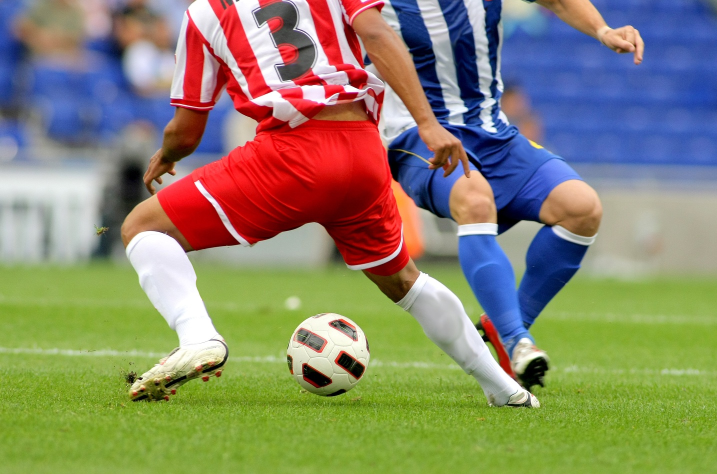
#> input picture Computer Vision and Deep Learning/image/soccer.jpg, 1434 x 948 px (shown at 1/2 size)
$ jupyter execute --allow-errors '04장.ipynb'
#> lines starting #> are read from the running program, lines starting #| are printed output that depends on the picture; after the words box and inside, x2 and y2 are one past the last pixel; in counts of white or black regions, pixels touching at a corner belong together; long printed decimals are rounded
[cell 1]
import cv2 as cv

img = cv.imread('../image/soccer.jpg')
#> img is the input picture: shape (948, 1434, 3); mean B, G, R 107.2, 133.3, 136.9
gray = cv.cvtColor(img, cv.COLOR_BGR2GRAY)

grad_x = cv.Sobel(gray, cv.CV_32F, 1, 0, ksize=3)
grad_y = cv.Sobel(gray, cv.CV_32F, 0, 1, ksize=3)

sobel_x = cv.convertScaleAbs(grad_x)
sobel_y = cv.convertScaleAbs(grad_y)

edge_strength = cv.addWeighted(sobel_x, 0.5, sobel_y, 0.5, 0)

cv.imshow('Original', gray)
cv.imshow('sobelx', sobel_x)
cv.imshow('sobely', sobel_y)
cv.imshow('edge strength', edge_strength)

cv.waitKey()
cv.destroyAllWindows()

[cell 2]
import cv2 as cv

img = cv.imread('../image/soccer.jpg')

gray = cv.cvtColor(img, cv.COLOR_BGR2GRAY)

canny1 = cv.Canny(gray, 50, 150)
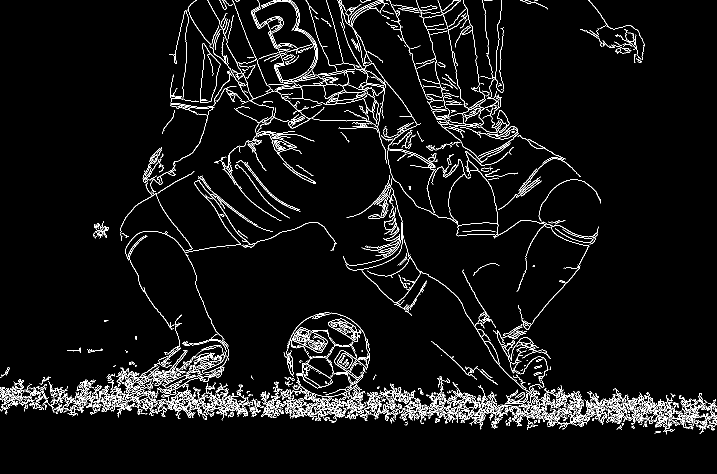
#> canny1: shape (948, 1434) (shown at 1/2 size); 4.9% white in thin lines or dots
canny2 = cv.Canny(gray, 100, 200)
#> canny2: shape (948, 1434); 2.7% white in thin lines or dots

cv.imshow('Original', gray)
cv.imshow('Canny1', canny1)
cv.imshow('Canny2', canny2)

cv.waitKey()
cv.destroyAllWindows()

[cell 3]
import cv2 as cv
import numpy as np

img = cv.imread('../image/soccer.jpg')
gray = cv.cvtColor(img, cv.COLOR_BGR2GRAY)
canny = cv.Canny(gray, 100, 200)

contour, hierarchy = cv.findContours(canny, cv.RETR_LIST, cv.CHAIN_APPROX_NONE)
#> contour = 1118 contours, 990 with area under 20; largest, box (x1, y1, x2, y2) and area: (400, 87, 441, 206) 2828, (400, 87, 441, 206) 2786, (586, 655, 656, 706) 1974, (668, 701, 731, 760) 1914, (913, 340, 1091, 549) 1842

lcontour = []
for i in range(len(contour)):
    if contour[i].shape[0] > 100:
        lcontour.append(contour[i])
#> after the loop, lcontour = 106 contours, 23 with area under 20; largest, box (x1, y1, x2, y2) and area: (400, 87, 441, 206) 2828, (400, 87, 441, 206) 2786, (586, 655, 656, 706) 1974, (668, 701, 731, 760) 1914, (913, 340, 1091, 549) 1842

cv.drawContours(img, lcontour, -1, (0, 255, 0), 3)
#> img: shape (948, 1434, 3); 6.65% of pixels changed, all inside (x1, y1, x2, y2) = (198, 0, 1291, 826)

cv.imshow('Original with contours', img)
cv.imshow('Canny', canny)

cv.waitKey()
cv.destroyAllWindows()

[cell 4]
import cv2 as cv

img = cv.imread('../image/apples.jpg')
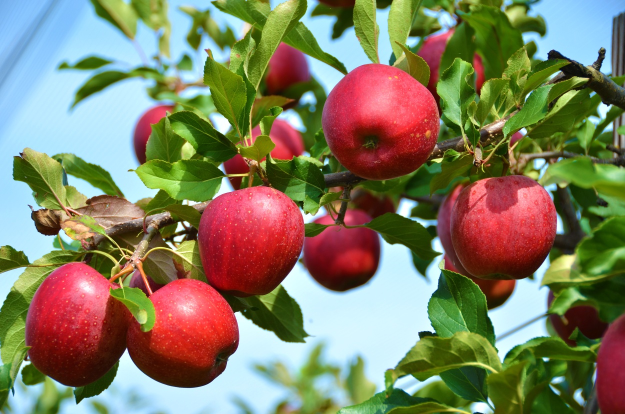
#> input picture Computer Vision and Deep Learning/image/apples.jpg, 1250 x 828 px (shown at 1/2 size)
#> img is the input picture: shape (828, 1250, 3); mean B, G, R 98.5, 125.8, 129.6
gray = cv.cvtColor(img, cv.COLOR_BGR2GRAY)
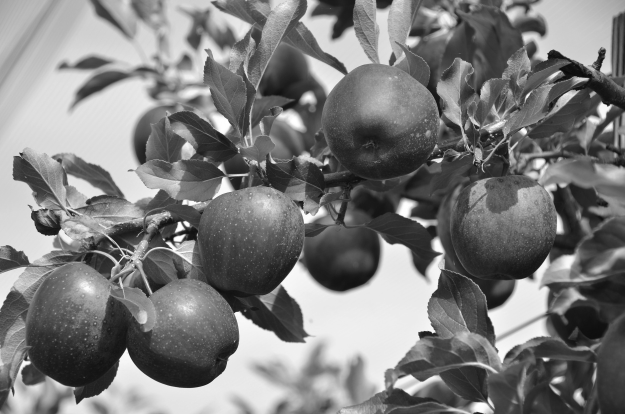
#> gray: shape (828, 1250) (shown at 1/2 size); min 8, max 255, mean 123.8

apples = cv.HoughCircles(gray, cv.HOUGH_GRADIENT, 1, 200, param1=150, param2=20, minRadius=50, maxRadius=120)
#> apples = 17 rows, first 8: [760.5, 245.5, 118.3], [1103.5, 224.5, 108.4], [482.5, 474.5, 119.4], [223.5, 471.5, 75.4], [368.5, 668.5, 107.3], [1005.5, 453.5, 106.2], [683.5, 506.5, 75.3], [560.5, 237.5, 105.1]

for i in apples[0]:
    cv.circle(img, (int(i[0]), int(i[1])), int(i[2]), (255, 0, 0), 2)
#> this loop made 17 passes
#> i on passes 1 to 12: [760.5, 245.5, 118.3], [1103.5, 224.5, 108.4], [482.5, 474.5, 119.4], [223.5, 471.5, 75.4], [368.5, 668.5, 107.3], [1005.5, 453.5, 106.2], [683.5, 506.5, 75.3], [560.5, 237.5, 105.1], [344.5, 282.5, 77.1], [139.5, 654.5, 115], [924.5, 111.5, 119.4], [20.5, 462.5, 118.3]
#> img: shape (828, 1250, 3); 2.67% of pixels changed, all inside (x1, y1, x2, y2) = (0, 0, 1231, 817)

cv.imshow('Apple detection', img)

cv.waitKey()
cv.destroyAllWindows()

[cell 5]
import skimage
import numpy as np
import cv2 as cv

img = skimage.data.coffee()
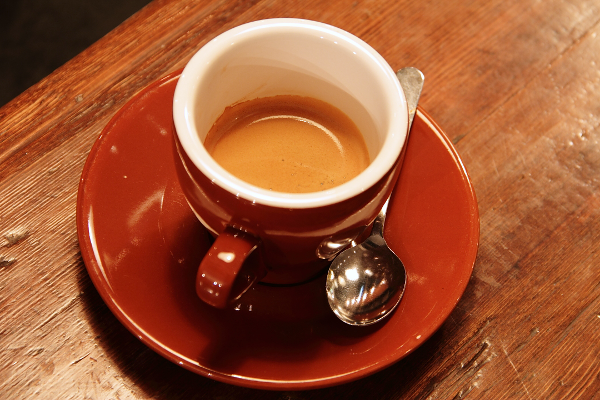
#> input picture skimage.data.coffee(), 600 x 400 px
#> img is the input picture: shape (400, 600, 3); mean R, G, B 158.6, 85.8, 51.5
cv.imshow('../image/Coffee image', cv.cvtColor(img, cv.COLOR_RGB2BGR))

slic1 = skimage.segmentation.slic(img, compactness=20, n_segments=600)
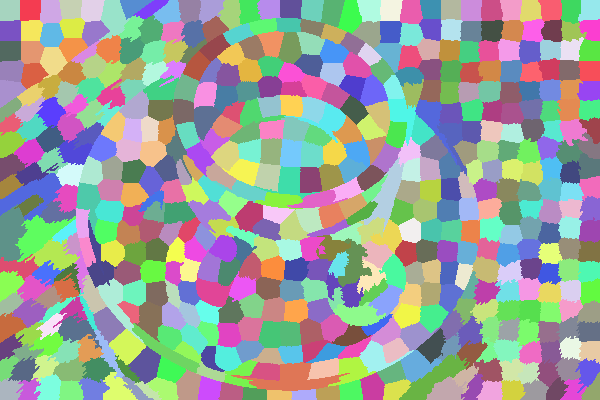
#> slic1: shape (400, 600) int64; 546 distinct labels, from 1 to 546; one colour per label, 0 black
sp_img1 = skimage.segmentation.mark_boundaries(img, slic1)
sp_img1 = np.uint8(sp_img1 * 255.0)

slic2 = skimage.segmentation.slic(img, compactness=40, n_segments=600)
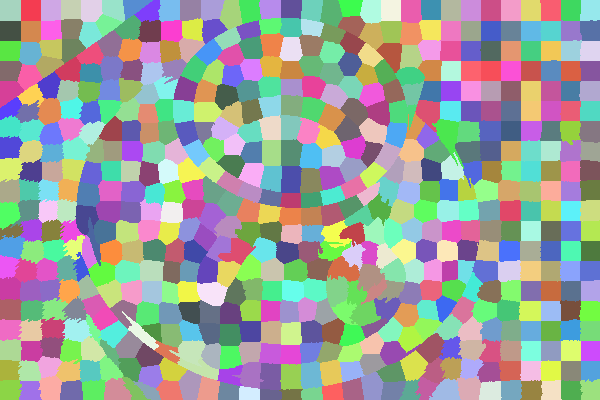
#> slic2: shape (400, 600) int64; 594 distinct labels, from 1 to 594; one colour per label, 0 black
sp_img2 = skimage.segmentation.mark_boundaries(img, slic2)
sp_img2 = np.uint8(sp_img2 * 255.0)

cv.imshow('Super pixels (compact 20)', cv.cvtColor(sp_img1, cv.COLOR_RGB2BGR))
cv.imshow('Super pixels (compact 40)', cv.cvtColor(sp_img2, cv.COLOR_RGB2BGR))

cv.waitKey()
cv.destroyAllWindows()

[cell 6]
import skimage
import numpy as np
import cv2 as cv
import time

coffee = skimage.data.coffee()

start = time.time()
slic = skimage.segmentation.slic(coffee, compactness=20, n_segments=600, start_label=1)
g = skimage.future.graph.rag_mean_color(coffee, slic, mode='similarity')
ncut = skimage.future.graph.cut_normalized(slic, g)
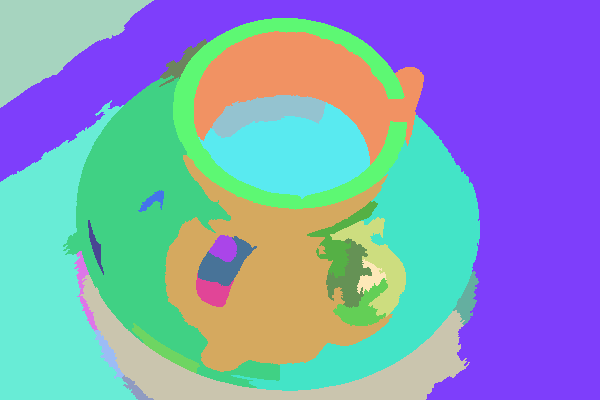
#> ncut: shape (400, 600) int64; 27 distinct labels, from 1 to 526; one colour per label, 0 black
print(coffee.shape, ' Coffee 영상을 분할하는데 ', time.time() - start, '초 소요')

marking = skimage.segmentation.mark_boundaries(coffee, ncut)
ncut_coffee = np.uint8(marking * 255.0)

cv.imshow('Normalized cut', cv.cvtColor(ncut_coffee, cv.COLOR_RGB2BGR))

cv.waitKey()
cv.destroyAllWindows()

[cell 7]
import cv2 as cv
import numpy as np

img = cv.imread('../image/soccer.jpg')
img_show = np.copy(img)

mask = np.zeros((img.shape[0], img.shape[1]), np.uint8)
mask[:, :] = cv.GC_PR_BGD
#> mask: shape (948, 1434); every value is 2

BrushSiz = 9
LColor, RColor = (255, 0, 0), (0, 0, 255)


def painting(event, x, y, flags, param):
    if event == cv.EVENT_LBUTTONDOWN:
        cv.circle(img_show, (x, y), BrushSiz, LColor, -1)
        cv.circle(mask, (x, y), BrushSiz, cv.GC_FGD, -1)
    elif event == cv.EVENT_RBUTTONDOWN:
        cv.circle(img_show, (x, y), BrushSiz, RColor, -1)
        cv.circle(mask, (x, y), BrushSiz, cv.GC_BGD, -1)
    elif event == cv.EVENT_MOUSEMOVE and flags == cv.EVENT_FLAG_LBUTTON:
        cv.circle(img_show, (x, y), BrushSiz, LColor, -1)
        cv.circle(mask, (x, y), BrushSiz, cv.GC_FGD, -1)
    elif event == cv.EVENT_MOUSEMOVE and flags == cv.EVENT_FLAG_RBUTTON:
        cv.circle(img_show, (x, y), BrushSiz, RColor, -1)
        cv.circle(mask, (x, y), BrushSiz, cv.GC_BGD, -1)

    cv.imshow('Painting', img_show)


cv.namedWindow('Painting')
cv.setMouseCallback('Painting', painting)

while (True):
    if cv.waitKey(1) == ord('q'):
#> (key q is pressed here)
        break

background = np.zeros((1, 65), np.float64)
foreground = np.zeros((1, 65), np.float64)

#> (the rest of this cell did not finish here and is left out)

[cell 8]
import skimage
import numpy as np
import cv2 as cv

orig = skimage.data.horse()
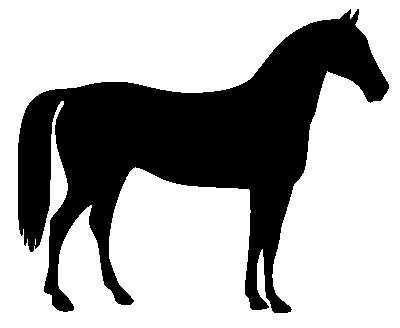
#> input picture skimage.data.horse(), 400 x 328 px
#> orig is the input picture: shape (328, 400) bool; 66.9% white; 1 black region, box (x1, y1, x2, y2) and area: (18, 9, 389, 313) 43412
img = 255 - np.uint8(orig) * 255
#> img: shape (328, 400); 33.1% white; 1 white region
cv.imshow('../image/Horse', img)

contours, hierarchy = cv.findContours(img, cv.RETR_EXTERNAL, cv.CHAIN_APPROX_NONE)
#> contours = 1 contour; box (x1, y1, x2, y2) and area: (18, 9, 389, 313) 42390

img2 = cv.cvtColor(img, cv.COLOR_GRAY2BGR)
cv.drawContours(img2, contours, -1, (255, 0, 255), 2)
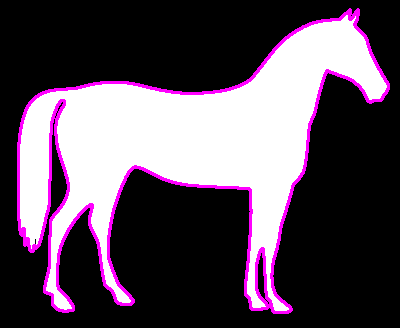
#> img2: shape (328, 400, 3); mean B, G, R 89.5, 75.3, 89.5
cv.imshow('Horse with contour', img2)

contour = contours[0]
#> contour = contour of 2054 points, box (x1, y1, x2, y2) (18, 9, 389, 313), area 42390

m = cv.moments(contour)
#> m = moments, m00 42390, centre m10/m00, m01/m00 = (187.7, 144.4)
area = cv.contourArea(contour)
#> area = 42390
cx, cy = m['m10'] / m['m00'], m['m01'] / m['m00']
#> cx = 187.7; cy = 144.4
perimeter = cv.arcLength(contour, True)
#> perimeter = 2296.7
roundness = (4.0 * np.pi * area) / (perimeter * perimeter)
#> roundness = 0.101
print('면적 = ', area, '\n중점 = (', cx, ',', cy, ')', '\n둘레 = ', perimeter, '\n둥근 정도 = ', roundness)
#| 면적 =  42390.0
#| 중점 = ( 187.725 , 144.436 )
#| 둘레 =  2296.729
#| 둥근 정도 =  0.101

img3 = cv.cvtColor(img, cv.COLOR_GRAY2BGR)

contour_approx = cv.approxPolyDP(contour, 8, True)
#> contour_approx = contour of 41 points, box (x1, y1, x2, y2) (18, 9, 389, 313), area 42806
cv.drawContours(img3, [contour_approx], -1, (0, 255, 0), 2)

hull = cv.convexHull(contour)
#> hull = contour of 29 points, box (x1, y1, x2, y2) (18, 9, 389, 313), area 83264
hull = hull.reshape(1, hull.shape[0], hull.shape[2])
#> hull = 29 pairs, first value 18 to 388, second value 9 to 312
cv.drawContours(img3, hull, -1, (0, 0, 255), 2)
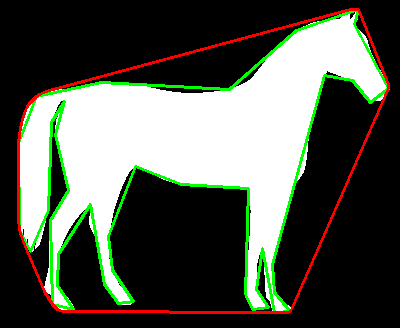
#> img3: shape (328, 400, 3); mean B, G, R 77.2, 88.4, 83.4

cv.imshow('Horse with line segments and convex hull', img3)

cv.waitKey()
cv.destroyAllWindows()
